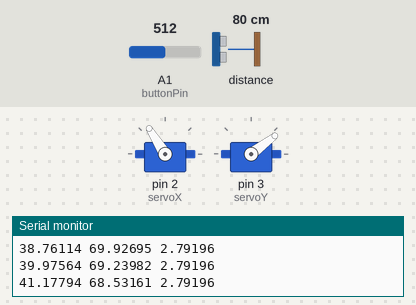
Bench run of a sketch on a simulated Arduino Uno, built with avr-gcc and run on an emulated ATmega328P. Parts: 2 × servo, the last lines printed to the serial monitor. The inputs (shaded band) are chosen by the test bench; at power-on: A1 (buttonPin) = 512, distance to the obstacle 80 cm.

Above: at 1.29 s.
1.3 s: A1 (buttonPin) set to 546
At 4.1 s:
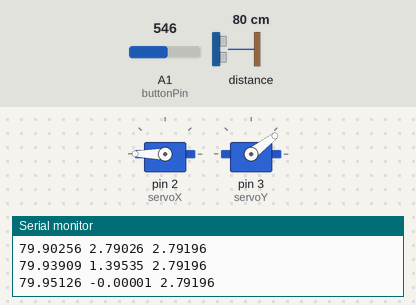
4.3 s: A1 (buttonPin) set to 565
5.8 s: A1 (buttonPin) set to 676
7.3 s: A1 (buttonPin) set to 710
At 7.45 s:
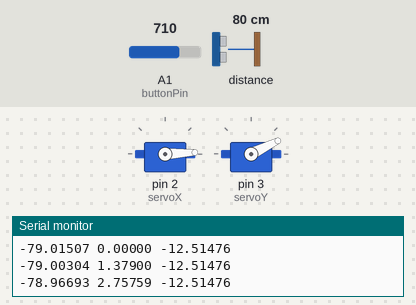
At 8.16 s:
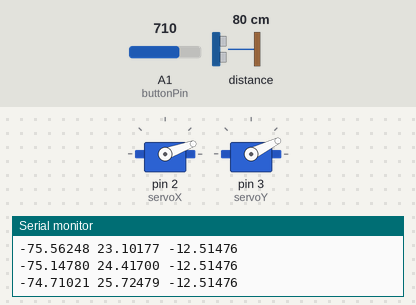
Timing chart, 0 to 14.3 s (numbered marks = the images above; inputs shaded):
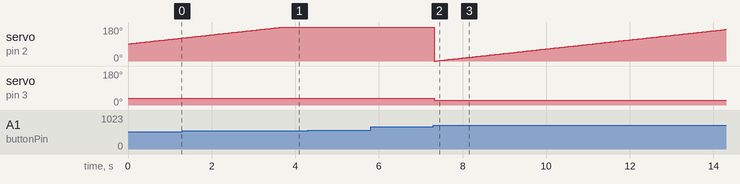

Measured:
- the behaviour switches between 691 and 692 on A1 (buttonPin) (found by bisection; images 1 and 2)
- after the input at 4.3 s, every drawn part: stays the same
- after the input at 5.8 s, every drawn part: stays the same
- after the input at 7.3 s, servo on pin 3 (servoY): 37° → 26° at once

The sketch:

LidarScanner.ino
```cpp
#include <Servo.h>
#include <LIDARLite.h>

Servo servoX;
Servo servoY;
LIDARLite lidar;

// Minimum et Maximum angle des servomoteurs en degrés
// Modifier pour éviter les limites imposées par la géométrie du support de panoramique / inclinaison
int minPosX = 0;
int maxPosX = 180;
int minPosY = 26;
int maxPosY = 125;

int buttonPin = 1;
int buttonValue = 1;
int buttonThreshold = 50;
int lastPosX = 0;
int lastPosY = 0;
int loopCount = 0;
int radius = 0;
int lastRadius = 0;
boolean selectButtonPressed = false;
boolean scanning = false;
boolean scanDirection = false;
int scanIncrement = 1;
int posX = (maxPosX + minPosX) / 2;
int posY = (maxPosY + minPosY) / 4;
float pi = 3.14159265;
float deg2rad = pi / 180.0;

void setup() {

  lidar.begin(0, true);
  lidar.configure(0);
  servoX.attach(2);
  servoY.attach(3);
  servoX.write(posX);
  servoY.write(posY);
  Serial.begin(9600);
}

void loop() {

  buttonValue = analogRead(buttonPin);

  if (scanning) {
    if (abs(buttonValue - 741) < buttonThreshold) {
      if (!selectButtonPressed) {
        // Change pour le mode de scan manuel
        selectButtonPressed = true;
        scanning = false;

      }
    } else {
      selectButtonPressed = false;
    }
    if (scanDirection) {
      posX += scanIncrement;
    } else {
      posX -= scanIncrement;
    }
    if (posX > maxPosX || posX < minPosX) {
      // Atteint la limite X, sens de balayage automatique inverse
      scanDirection = !scanDirection;
      posY += scanIncrement;
      if (posY > maxPosY) {
        // scan automatique terminé, retour au mode manuel
        scanning = false;

      }
    }
  } else {
    if (abs(buttonValue - 741) < buttonThreshold) {
      if (!selectButtonPressed) {
        // Change pour le mode de scan manuel
        selectButtonPressed = true;
        scanning = true;
        posX = minPosX;
        posY = minPosY;
        scanDirection = true;

      }
    } else if (abs(buttonValue - 505) < buttonThreshold) {
      // Scan manuel à gauche
      posX += 1;
    } else if (abs(buttonValue - 329) < buttonThreshold) {
      // Scan manuel en bas
      posY -= 1;
    } else if (abs(buttonValue - 145) < buttonThreshold) {
      // Scan manuel en haut
      posY += 1;
    } else if (abs(buttonValue - 0) < buttonThreshold) {
      // Scan manuel à droite
      posX -= 1;
    } else {
      selectButtonPressed = false;
    }
  }

  posX = min(max(posX, minPosX), maxPosX);
  posY = min(max(posY, minPosY), maxPosY);
  bool moved = moveServos();
  displayPosition();

  loopCount += 1;
  if (loopCount % 100 == 0) {
    // recalibrer le scanner toutes les 100 numérisations
    radius = lidar.distance();
  } else {
    radius = lidar.distance(false);
  }
  if (abs(radius - lastRadius) > 2)
  {
    lastRadius = radius;
  }
  if (scanning || moved) {
    float azimuth = posX * deg2rad;
    float elevation = (180 - maxPosY + posY) * deg2rad;
    double x = radius * sin(elevation) * cos(azimuth);
    double y = radius * sin(elevation) * sin(azimuth);
    double z = radius * cos(elevation);
    Serial.println(String(-x, 5) + " " + String(y, 5) + " " + String(-z, 5));
  }
}

bool moveServos()
{
  bool moved = false;
  static int lastPosX;
  static int lastPosY;
  int delta = 0;
  if (posX != lastPosX) {
    delta += abs(posX - lastPosX);
    servoX.write(posX);
    lastPosX = posX;
    moved = true;
  }
  if (posY != lastPosY) {
    delta += abs(posY - lastPosY);
    servoY.write(posY);
    lastPosY = posY;
    moved = true;
  }
  delay(30);
  return moved;
}

void displayPosition()
{
  static int lastPosX;
  static int lastPosY;
  if (posX != lastPosX) {
    lastPosX = posX;
  }
  if (posY != lastPosY) {
    lastPosY = posY;
  }
}
```
